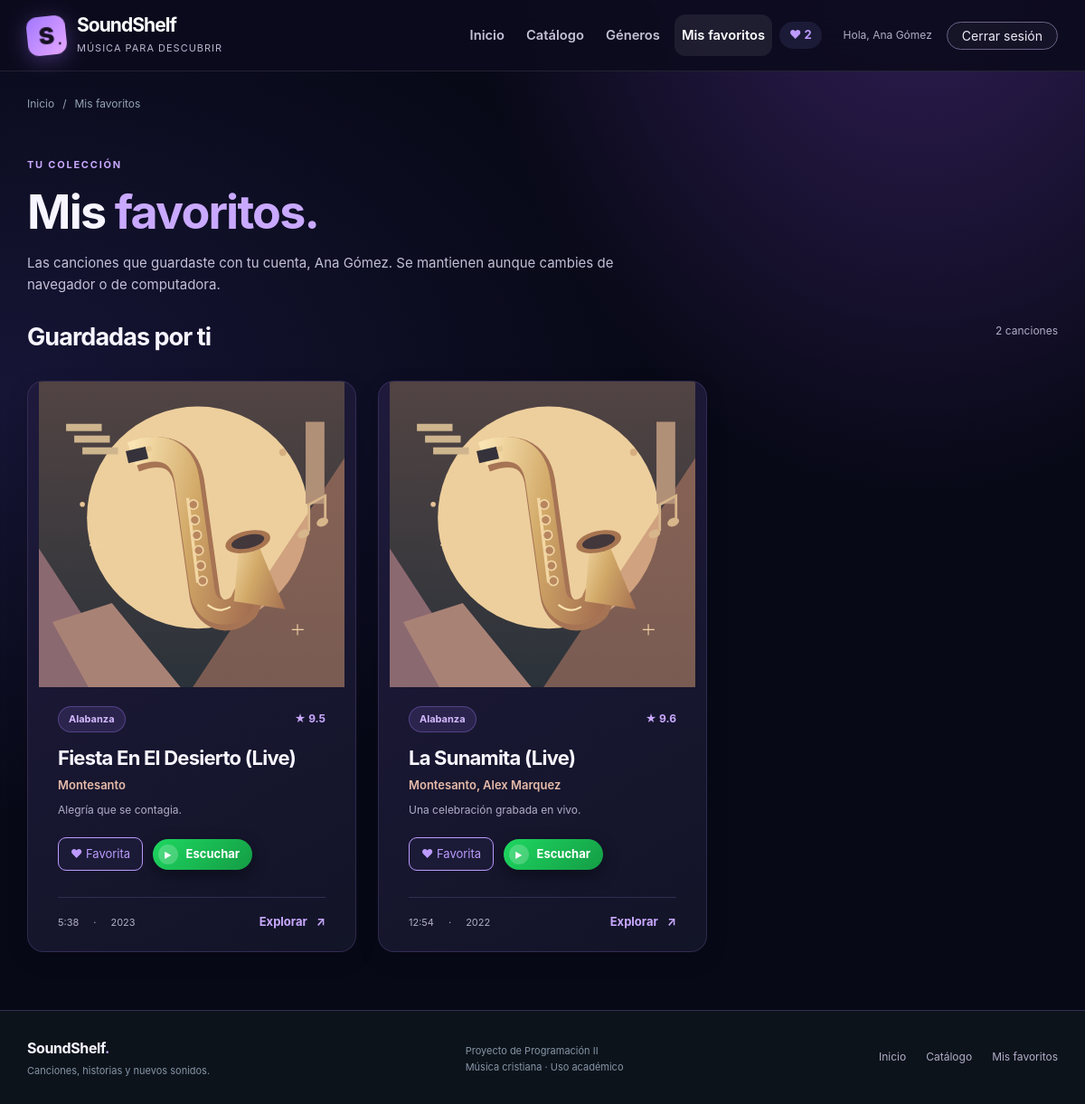
The app's page /mis-favoritos.php (signed in) with its own data.
### tables this page shows
CREATE TABLE IF NOT EXISTS canciones (
    id INT UNSIGNED NOT NULL AUTO_INCREMENT,
    genero_id INT UNSIGNED NOT NULL,
    titulo VARCHAR(100) NOT NULL,
    subtitulo VARCHAR(160) NOT NULL,
    descripcion TEXT NOT NULL,
    artista VARCHAR(100) NOT NULL,
    album VARCHAR(100) NOT NULL,
    anio SMALLINT UNSIGNED NOT NULL,
    duracion_segundos SMALLINT UNSIGNED NOT NULL,
    puntuacion DECIMAL(3,1) NOT NULL,
    imagen VARCHAR(255) NOT NULL,
    enlace_apple VARCHAR(255) NOT NULL DEFAULT '',
    PRIMARY KEY (id),
    INDEX idx_canciones_genero (genero_id),
    CONSTRAINT fk_canciones_genero
        FOREIGN KEY (genero_id) REFERENCES generos(id)
        ON UPDATE CASCADE ON DELETE RESTRICT
);

CREATE TABLE IF NOT EXISTS generos (
    id INT UNSIGNED NOT NULL AUTO_INCREMENT,
    nombre VARCHAR(60) NOT NULL,
    descripcion VARCHAR(255) NOT NULL,
    PRIMARY KEY (id)
);

### includes/autenticacion.php (called while the page is built, shortened)
<?php
function usuarioActual()
{
    if (isset($_SESSION["usuario"])) {
        return $_SESSION["usuario"];
    }
    return null;
}

### includes/funciones.php (called while the page is built, shortened)
<?php
function ejecutar($sql, $valores = array())
{
    global $conexion;
    $sentencia = mysqli_prepare($conexion, $sql);
    if ($sentencia == false || !mysqli_stmt_execute($sentencia, $valores)) {
        registrarError("Error en la consulta: " . mysqli_error($conexion));
        mostrarError("El catálogo todavía no está listo", "Importa database.sql y usuarios.sql en phpMyAdmin.");
    }
    return $sentencia;
}
function buscar($sql, $valores = array())
{
    $resultado = mysqli_stmt_get_result(ejecutar($sql, $valores));
    return mysqli_fetch_all($resultado, MYSQLI_ASSOC);
}
function e($valor)
{
    return htmlspecialchars($valor, ENT_QUOTES, "UTF-8");
}
function formatearDuracion($segundos)
{
    $minutos = floor($segundos / 60);
    $resto = $segundos % 60;
    return $minutos . ":" . $resto;
}
function enlacesEscuchar($cancion)
{
    $titulo = $cancion["titulo"];
    $posicion = strpos($titulo, "(");
    if ($posicion !== false) {
        $titulo = substr($titulo, 0, $posicion);
    }
    $posicion = strpos($titulo, "[");
    $titulo = trim($titulo);
    $artistas = explode(",", $cancion["artista"]);
    $busqueda = $titulo . " " . trim($artistas[0]);
    $enlaces = array();
    $enlaces["Spotify"] = "https://open.spotify.com/search/" . rawurlencode($busqueda);
    $enlaces["YouTube"] = "https://www.youtube.com/results?search_query=" . urlencode($busqueda);
    if ($cancion["enlace_apple"] != "") {
        $enlaces["Apple Music"] = $cancion["enlace_apple"];
    }
    return $enlaces;
}
function portadaRespaldo($generoId)
{
    $ilustraciones = array(1 => "jazz", 2 => "indie", 3 => "lofi", 4 => "electronica", 5 => "rock");
    if (isset($ilustraciones[$generoId])) {
        return "assets/img/" . $ilustraciones[$generoId] . ".svg";
    }
    return "assets/img/indie.svg";
}

### includes/tarjeta.php (the view, shortened to what this page needs)
<article class="track-card" data-id="<?= (int) $cancion['id'] ?>" data-busqueda="<?= e($cancion['titulo'] . ' ' . $cancion['artista']) ?>" data-genero="<?= (int) $cancion['genero_id'] ?>" data-titulo="<?= e($cancion['titulo']) ?>" data-anio="<?= (int) $cancion['anio'] ?>" data-puntuacion="<?= e($cancion['puntuacion']) ?>">
    <a class="track-cover-link" href="detalle.html?id=<?= (int) $cancion['id'] ?>" aria-label="Ver ficha de <?= e($cancion['titulo']) ?>">
        <div class="track-image">
            <img src="<?= e($cancion['imagen']) ?>" alt="Portada de <?= e($cancion['album']) ?>" width="800" height="600" loading="lazy" data-respaldo="<?= e(portadaRespaldo((int) $cancion['genero_id'])) ?>">
        </div>
    </a>
    <div class="track-card-content">
        <div class="track-card-topline">
            <span class="pill pill-soft"><?= e($cancion['genero']) ?></span>
            <span class="rating" aria-label="Puntuación <?= e($cancion['puntuacion']) ?> de 10"><span aria-hidden="true">★</span> <?= e($cancion['puntuacion']) ?></span>
        </div>
        <h3 class="track-title"><a href="detalle.html?id=<?= (int) $cancion['id'] ?>"><?= e($cancion['titulo']) ?></a></h3>
        <p class="track-artist"><?= e($cancion['artista']) ?></p>
        <p class="track-subtitle"><?= e($cancion['subtitulo']) ?></p>
        <button type="button" class="favorite-button" data-favorito="<?= (int) $cancion['id'] ?>" aria-label="Añadir <?= e($cancion['titulo']) ?> a favoritos" aria-pressed="false">♡ Favoritos</button>
        <a class="listen-card-link" href="<?= e(enlacesEscuchar($cancion)['Spotify']) ?>" target="_blank" rel="noopener noreferrer" aria-label="Escuchar <?= e($cancion['titulo']) ?> en Spotify"><span class="listen-icon" aria-hidden="true">▶</span>Escuchar</a>
        <div class="track-card-bottom">
            <span class="track-meta"><?= e(formatearDuracion($cancion['duracion_segundos'])) ?> <span aria-hidden="true">·</span> <?= (int) $cancion['anio'] ?></span>
            <a class="text-link" href="detalle.html?id=<?= (int) $cancion['id'] ?>" aria-label="Ver detalle de <?= e($cancion['titulo']) ?>">Explorar <span aria-hidden="true">↗</span></a>
        </div>
    </div>
</article>

### mis-favoritos.php (shortened to what this page needs)
<?php
$usuario = usuarioActual();
$canciones = buscar("SELECT c.*, g.nombre AS genero
                     FROM favoritos AS f
                     INNER JOIN canciones AS c ON f.cancion_id = c.id
                     INNER JOIN generos AS g ON c.genero_id = g.id
                     WHERE f.usuario_id = ?
                     ORDER BY f.creado_en DESC, c.id DESC", array($usuario["id"]));
$total = count($canciones);
require __DIR__ . "/includes/encabezado.php";
?>
<main id="contenido" class="container">
    <nav class="breadcrumb" aria-label="Ruta de navegación"><a href="index.html">Inicio</a><span aria-hidden="true">/</span><span>Mis favoritos</span></nav>
    <section class="page-heading" aria-labelledby="favoritos-titulo">
        <p class="eyebrow">TU COLECCIÓN</p>
        <h1 id="favoritos-titulo" class="page-title">Mis <span class="accent">favoritos.</span></h1>
        <p class="page-description">Las canciones que guardaste con tu cuenta, <?= e($usuario["nombre"]) ?>. Se mantienen aunque cambies de navegador o de computadora.</p>
    </section>
    <section class="section-block" aria-labelledby="lista-favoritos-titulo">
        <div class="section-heading">
            <h2 id="lista-favoritos-titulo" class="section-title">Guardadas por ti</h2>
            <p class="results-summary" id="total-favoritos"><?php if ($total == 1) { echo "1 canción"; } else { echo $total . " canciones"; } ?></p>
        </div>
        <div id="mis-favoritos" class="track-grid row row-cols-1 row-cols-md-2 row-cols-xl-3 g-4">
            <?php foreach ($canciones as $cancion) { require __DIR__ . "/includes/tarjeta.php"; } ?>
        </div>
    </section>
</main>
<?php require __DIR__ . "/includes/pie.php"; ?>

### records on screen
canciones: genero.nombre "Alabanza", puntuacion "9.5", titulo "Fiesta En El Desierto (Live)", artista "Montesanto", subtitulo "Alegría que se contagia.", duracion_segundos "5:38", anio "2023"
canciones: genero.nombre "Alabanza", puntuacion "9.6", titulo "La Sunamita (Live)", artista "Montesanto, Alex Marquez", subtitulo "Una celebración grabada en vivo.", duracion_segundos "12:54", anio "2022"

### other values on screen
usuarioActual()['nombre'] "Ana Gómez"
$usuario["nombre"] "Ana Gómez"
$total "2"
